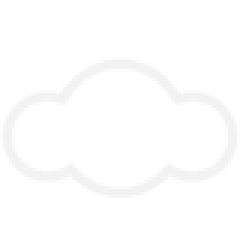
#> input picture images/PNG/cloudy.png, 80 x 80 px, found by its file name (shown 3 times larger); its folder holds only this picture in this run
$ python test_overflight.py
#> lines starting #> are read from the running program, lines starting #| are printed output that depends on the picture; after the words box and inside, x2 and y2 are one past the last pixel; in counts of white or black regions, pixels touching at a corner belong together
#!/usr/bin/env python3
import os
import sys
import time
import json
import math
import requests
from io import BytesIO
from PIL import Image, ImageDraw, ImageFont, ImageFilter, ImageStat

GITHUB_USER = "harsanyiz"
GITHUB_REPO = "weather-wallpaper"
BRANCH = "main"
BASE_URL = f"https://raw.githubusercontent.com/{GITHUB_USER}/{GITHUB_REPO}/{BRANCH}"

# ============================================================
# KONFIGURÁCIÓ
# ============================================================
WIDGET_WIDTH  = 2200
WIDGET_HEIGHT = 220
WIDGET_Y      = 80
OFFSET_LEFT   = 135
INNER_MARGIN  = 80

FONT_TEMP   = 90
FONT_DESC   = 32
FONT_LABEL  = 28
FONT_VALUE  = 36
FONT_UPDATE = 24
FONT_SUN    = 22

ICON_SIZE = 80  # px – 512x512 PNG → 80x80
# ============================================================

print("=== TEST_OVERFLIGHT INDÍTÁSA ===")

os.makedirs("images", exist_ok=True)

# ----------------------------------------------------------------
# SEGÉDFÜGGVÉNYEK
# ----------------------------------------------------------------
def find_font(bold=False):
    paths = [
        "/usr/share/fonts/truetype/noto/NotoSans-Bold.ttf"    if bold else "/usr/share/fonts/truetype/noto/NotoSans-Regular.ttf",
        "/usr/share/fonts/truetype/dejavu/DejaVuSans-Bold.ttf" if bold else "/usr/share/fonts/truetype/dejavu/DejaVuSans.ttf",
    ]
    for p in paths:
        if os.path.exists(p): return p
    return None

def get_f(size, bold=False):
    p = find_font(bold)
    if p: return ImageFont.truetype(p, size)
    return ImageFont.load_default()

def get_text_colors(brightness):
    if brightness > 145:
        return {"main": (0,0,0,230), "dim": (0,0,0,140), "line": (0,0,0)}
    return {"main": (255,255,255,255), "dim": (255,255,255,160), "line": (255,255,255)}

def draw_glass_bar(img, bx, by, bw, bh):
    region  = img.crop((bx, by, bx+bw, by+bh))
    blurred = region.filter(ImageFilter.GaussianBlur(30))
    mask    = Image.new("L", (bw, bh), 0)
    ImageDraw.Draw(mask).rounded_rectangle((0, 0, bw, bh), radius=30, fill=180)
    overlay = Image.new("RGBA", (bw, bh), (0, 0, 10, 100))
    blurred = blurred.convert("RGBA")
    blurred.putalpha(mask)
    result  = Image.alpha_composite(blurred, overlay)
    img.paste(result, (bx, by), result)
    return img

def draw_separator(img, x, y_top, y_bot, color_rgb, max_alpha=160, gap=4):
    """Penge-szerű gradiens elválasztó – szinuszos alpha, dupla vonal."""
    height = y_bot - y_top
    pixels = img.load()
    iw, ih = img.size
    for i in range(height):
        alpha = int(math.sin(i / height * math.pi) * max_alpha)
        r, g, b = color_rgb
        for dx in (0, gap):
            px = x + dx
            if 0 <= px < iw and 0 <= y_top + i < ih:
                br, bg, bb, ba = img.getpixel((px, y_top + i))
                a = alpha / 255.0
                pixels[px, y_top + i] = (
                    int(br*(1-a) + r*a),
                    int(bg*(1-a) + g*a),
                    int(bb*(1-a) + b*a),
                    ba
                )

def load_icon(name):
    """PNG ikon letöltése a repóból, ICON_SIZE x ICON_SIZE RGBA."""
    url = f"{BASE_URL}/images/PNG/{name}.png"
    try:
        r = requests.get(url, timeout=10)
        r.raise_for_status()
        icon = Image.open(BytesIO(r.content)).convert("RGBA")
        icon = icon.resize((ICON_SIZE, ICON_SIZE), Image.Resampling.LANCZOS)
        print(f"✓ Ikon betöltve: {name}.png → {ICON_SIZE}x{ICON_SIZE}")
        return icon
    except Exception as e:
        print(f"✗ Ikon hiba ({name}): {e}")
        return None

def paste_icon(img, icon, cx, cy):
    """Ikon beillesztése – cx/cy a középpont."""
    if icon is None:
        return
    x = cx - ICON_SIZE // 2
    y = cy - ICON_SIZE // 2
    img.paste(icon, (x, y), icon)

# ----------------------------------------------------------------
# HÁTTÉR – sötétkék gradiens tesztkép
# ----------------------------------------------------------------
width, height = 3840, 2160
img = Image.new("RGB", (width, height), (15, 25, 45))
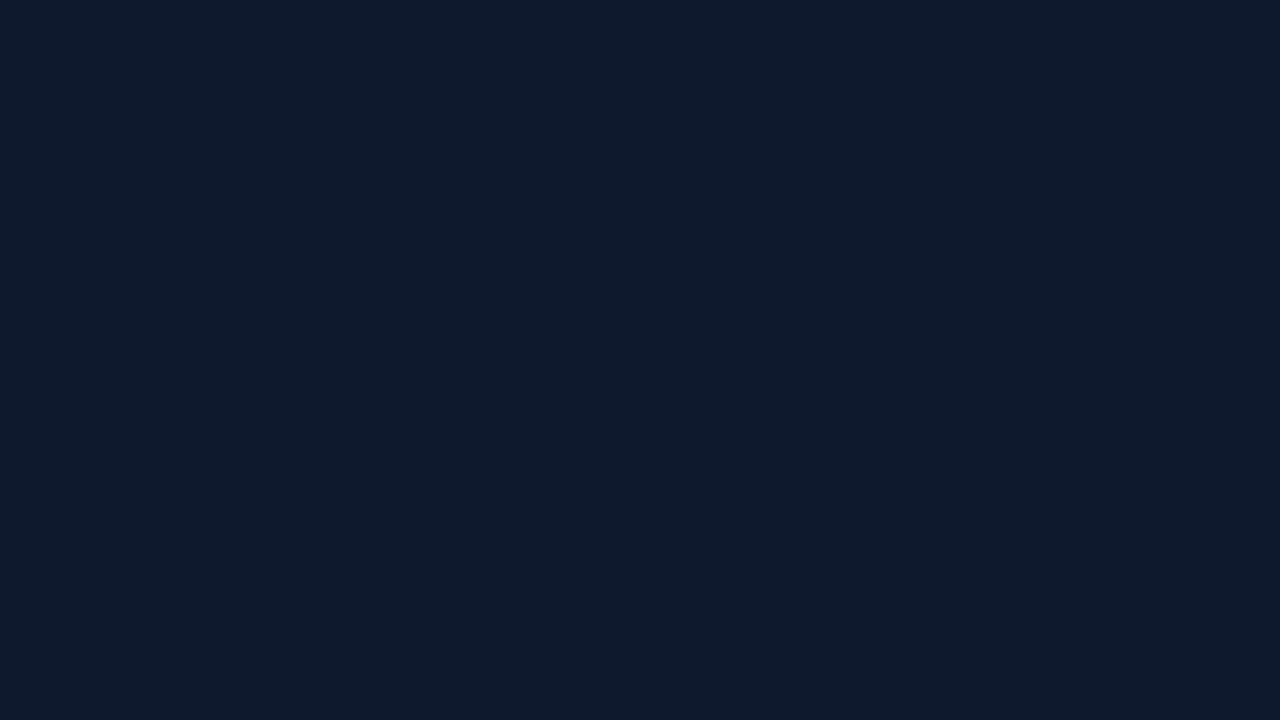
#> img: PIL image 3840x2160 RGB (shown at 1/3 size); mean R, G, B 15, 25, 45
draw_bg = ImageDraw.Draw(img)
for y in range(height):
    t = y / height
    draw_bg.line([(0, y), (width, y)], fill=(
        int(15 + t*10), int(25 + t*15), int(45 + t*30)
    ))
print("✓ Háttér generálva")

# ----------------------------------------------------------------
# IKON BETÖLTÉSE
# ----------------------------------------------------------------
icon_cloudy = load_icon("cloudy")
#> in load_icon, icon is the input picture: PIL image 80x80 RGBA; mean R, G, B, A 58.9, 58.9, 58.9, 24.8

# ----------------------------------------------------------------
# GLASS BAR
# ----------------------------------------------------------------
bx = OFFSET_LEFT
by = WIDGET_Y
bw = WIDGET_WIDTH
bh = WIDGET_HEIGHT

img = img.convert("RGBA")
#> img: PIL image 3840x2160 RGBA
img = draw_glass_bar(img, bx, by, bw, bh)
#> in draw_glass_bar, `region  = img.crop((bx, by, bx+bw, by+bh))`:
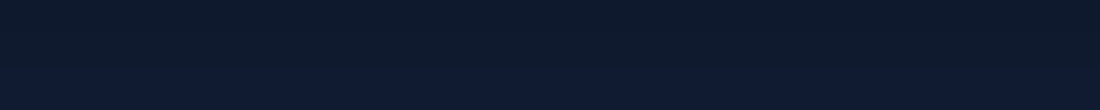
#> region: PIL image 2200x220 RGBA (shown at 1/2 size); mean R, G, B, A 15.4, 25.8, 47.1, 255
#> in draw_glass_bar, `mask    = Image.new("L", (bw, bh), 0)`: mask: PIL image 2200x220 L; every value is 0
#> in draw_glass_bar, `ImageDraw.Draw(mask).rounded_rectangle((0, 0, bw, bh), radius=30, fill..`:
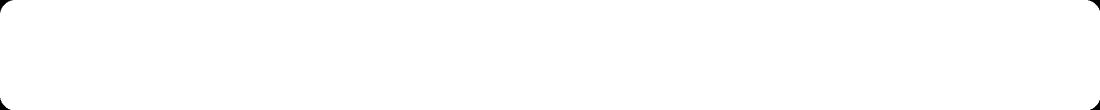
#> mask: PIL image 2200x220 L (shown at 1/2 size); values 0 (black) and 180 (white), 99.9% white; 4 black regions, box (x1, y1, x2, y2) and area: (0, 0, 25, 25) 203, (2176, 0, 2200, 21) 178, (0, 196, 21, 220) 178, (2180, 200, 2200, 220) 154
#> in draw_glass_bar, `blurred.putalpha(mask)`:
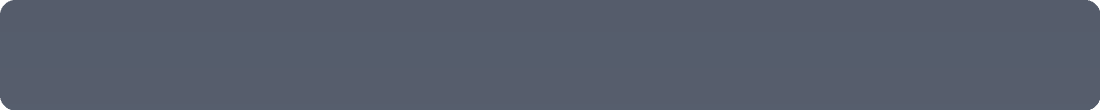
#> blurred: PIL image 2200x220 RGBA (shown at 1/2 size); mean R, G, B, A 15.4, 25.8, 47.1, 179.7; transparent parts drawn white
#> in draw_glass_bar, `result  = Image.alpha_composite(blurred, overlay)`:
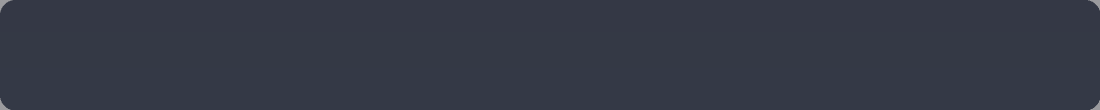
#> result: PIL image 2200x220 RGBA (shown at 1/2 size); mean R, G, B, A 8, 13.7, 29.4, 208.8; transparent parts drawn white

region = img.crop((bx, by, bx+bw, by+bh)).convert("L")
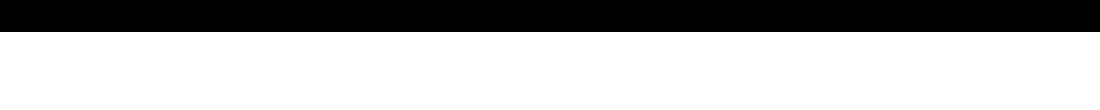
#> region: PIL image 2200x220 L (shown at 1/2 size); values 15 (black) and 16 (white), 70.9% white; 1 black region, box (x1, y1, x2, y2) and area: (0, 0, 2200, 64) 140800
colors = get_text_colors(ImageStat.Stat(region).mean[0])
#> colors = {'main': (255, 255, 255, 255), 'dim': (255, 255, 255, 160), 'line': (255, 255, 255)}

draw = ImageDraw.Draw(img)
f_t  = get_f(FONT_TEMP,   True)
f_d  = get_f(FONT_DESC)
f_l  = get_f(FONT_LABEL)
f_v  = get_f(FONT_VALUE,  True)
f_u  = get_f(FONT_UPDATE)
f_s  = get_f(FONT_SUN)

curr_x = int(bx + INNER_MARGIN)
mid_y  = int(by + bh // 2)

sep_color = colors["line"]
#> sep_color = (255, 255, 255)
def sep():
    global curr_x
    draw_separator(img, curr_x, by+20, by+bh-20, sep_color, max_alpha=160, gap=4)
    curr_x += 40

# ----------------------------------------------------------------
# 1. SZEKCIÓ – NAP + HŐMÉRSÉKLET + IKON + LEÍRÁS
# ----------------------------------------------------------------
day_txt  = "KEDD"
temp_txt = "9°C"
desc_txt = "RÉSZBEN FELHŐS"

day_w  = draw.textbbox((0,0), day_txt,  font=f_l)[2]
#> day_w = 74
temp_w = draw.textbbox((0,0), temp_txt, font=f_t)[2]
#> temp_w = 147
desc_w = draw.textbbox((0,0), desc_txt, font=f_d)[2]
#> desc_w = 262
max_w  = max(day_w, temp_w, desc_w)
#> max_w = 262

draw.text((int(curr_x + (max_w-day_w)  / 2), int(mid_y - 90)), day_txt,  font=f_l, fill=colors["dim"])
draw.text((int(curr_x + (max_w-temp_w) / 2), int(mid_y - 62)), temp_txt, font=f_t, fill=colors["main"])
draw.text((int(curr_x + (max_w-desc_w) / 2), int(mid_y + 38)), desc_txt, font=f_d, fill=colors["dim"])

# Ikon: hőfok jobb oldalán, függőlegesen középre
icon_x = int(curr_x + max_w + 30 + ICON_SIZE // 2)
#> icon_x = 547
paste_icon(img, icon_cloudy, icon_x, mid_y - 10)
#> in paste_icon, `x = cx - ICON_SIZE // 2`: x = 507
curr_x += int(max_w + 30 + ICON_SIZE + 30)
#> curr_x = 617
sep()
#> in sep, `curr_x += 40`: curr_x = 657

# ----------------------------------------------------------------
# 2. SZEKCIÓ – ÉRZET / SZÉL / PÁRA
# ----------------------------------------------------------------
fields = [("Érzet", "7°C"), ("Szél", "16 km/h"), ("Pára", "67%")]
for label, val in fields:
    lw = draw.textbbox((0,0), label.upper(), font=f_l)[2]
    vw = draw.textbbox((0,0), val,           font=f_v)[2]
    draw.text((curr_x, int(mid_y - 48)), label.upper(), font=f_l, fill=colors["dim"])
    draw.text((curr_x, int(mid_y + 2)),  val,           font=f_v, fill=colors["main"])
    curr_x += max(lw, vw) + 70
#> this loop made 3 passes
#> (lw, vw, curr_x) on passes 1 to 3: (81, 59, 808), (62, 147, 1025), (69, 74, 1169)
#> after the loop, curr_x = 1169
sep()

# ----------------------------------------------------------------
# 3. SZEKCIÓ – NAPKELTE / NAPNYUGTA
# ----------------------------------------------------------------
sun_label = "NAPKELTE / NAPNYUGTA"
sun_val   = "05:44  •  19:40"
slw = draw.textbbox((0,0), sun_label, font=f_s)[2]
#> slw = 256
svw = draw.textbbox((0,0), sun_val,   font=f_v)[2]
#> svw = 236
col_w = max(slw, svw)
#> col_w = 256
draw.text((int(curr_x + (col_w-slw)/2), int(mid_y - 48)), sun_label, font=f_s, fill=colors["dim"])
draw.text((int(curr_x + (col_w-svw)/2), int(mid_y + 2)),  sun_val,   font=f_v, fill=colors["main"])
curr_x += col_w + 70
#> curr_x = 1535
sep()

# ----------------------------------------------------------------
# 4. SZEKCIÓ – 3 NAPOS ELŐREJELZÉS ikonnal
# ----------------------------------------------------------------
forecast = [
    ("SZE", "15°C", "BORULT", icon_cloudy),
    ("CSÜ", "16°C", "BORULT", icon_cloudy),
    ("PÉN", "16°C", "BORULT", icon_cloudy),
]
for d_name, f_val, f_desc, f_icon in forecast:
    nw    = draw.textbbox((0,0), d_name, font=f_l)[2]
    vw    = draw.textbbox((0,0), f_val,  font=f_v)[2]
    dw    = draw.textbbox((0,0), f_desc, font=f_s)[2]
    col_w = max(nw, vw, dw, ICON_SIZE)

    # Ikon középen, szövegek alatta
    paste_icon(img, f_icon, int(curr_x + col_w//2), int(mid_y - 55))
    draw.text((int(curr_x + (col_w-nw)/2), int(mid_y + 2)),  d_name, font=f_l, fill=colors["dim"])
    draw.text((int(curr_x + (col_w-vw)/2), int(mid_y + 35)), f_val,  font=f_v, fill=colors["main"])
    draw.text((int(curr_x + (col_w-dw)/2), int(mid_y + 80)), f_desc, font=f_s, fill=colors["dim"])
    curr_x += col_w + 55
#> this loop made 3 passes
#> (d_name, f_val, nw, x in paste_icon, curr_x) on passes 1 to 3: ('SZE', '15°C', 47, 1577, 1715), ('CSÜ', '16°C', 54, 1717, 1855), ('PÉN', '16°C', 54, 1857, 1995)
#> after the loop, curr_x = 1995
sep()

# ----------------------------------------------------------------
# 5. FRISSÍTÉS
# ----------------------------------------------------------------
update_txt = f"FRISSÍTVE\n{time.strftime('%H:%M')}"
draw.text((curr_x + 10, int(mid_y - 30)), update_txt, font=f_u, fill=colors["dim"])

# ----------------------------------------------------------------
# MENTÉS
# ----------------------------------------------------------------
output_path = "images/current.jpg"
img.convert("RGB").save(output_path, "JPEG", quality=95, subsampling=0)
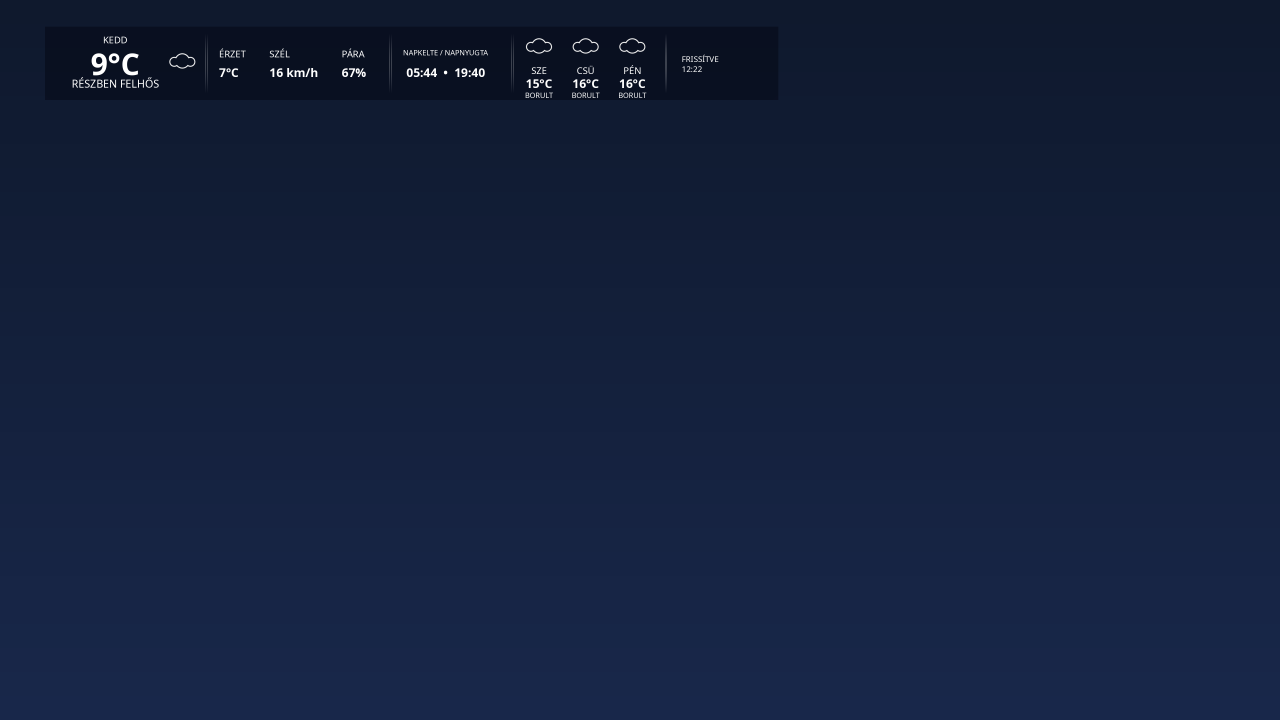
#> saved as current.jpg: PIL image 3840x2160 RGB (shown at 1/3 size); mean R, G, B 19.8, 32.1, 59.2
print(f"✓ Kép mentve: {output_path} ({os.path.getsize(output_path):,} bytes)")

# ----------------------------------------------------------------
# WEATHER.JSON
# ----------------------------------------------------------------
unique_id = int(time.time() * 1000)
weather_json = [{
    "location": "TEST - Budapest",
    "title": f"Részben felhős 9°C – {time.strftime('%Y-%m-%d %H:%M')}",
    "author": "GitHub Action",
    "url_img":   f"https://raw.githubusercontent.com/{GITHUB_USER}/{GITHUB_REPO}/{BRANCH}/images/current.jpg?v={unique_id}",
    "image_url": f"https://raw.githubusercontent.com/{GITHUB_USER}/{GITHUB_REPO}/{BRANCH}/images/current.jpg?v={unique_id}"
}]
with open("weather.json", "w", encoding="utf-8") as f:
    json.dump(weather_json, f, ensure_ascii=False, indent=2)
print("✓ weather.json frissítve")

print("=== KÉSZ ===")
